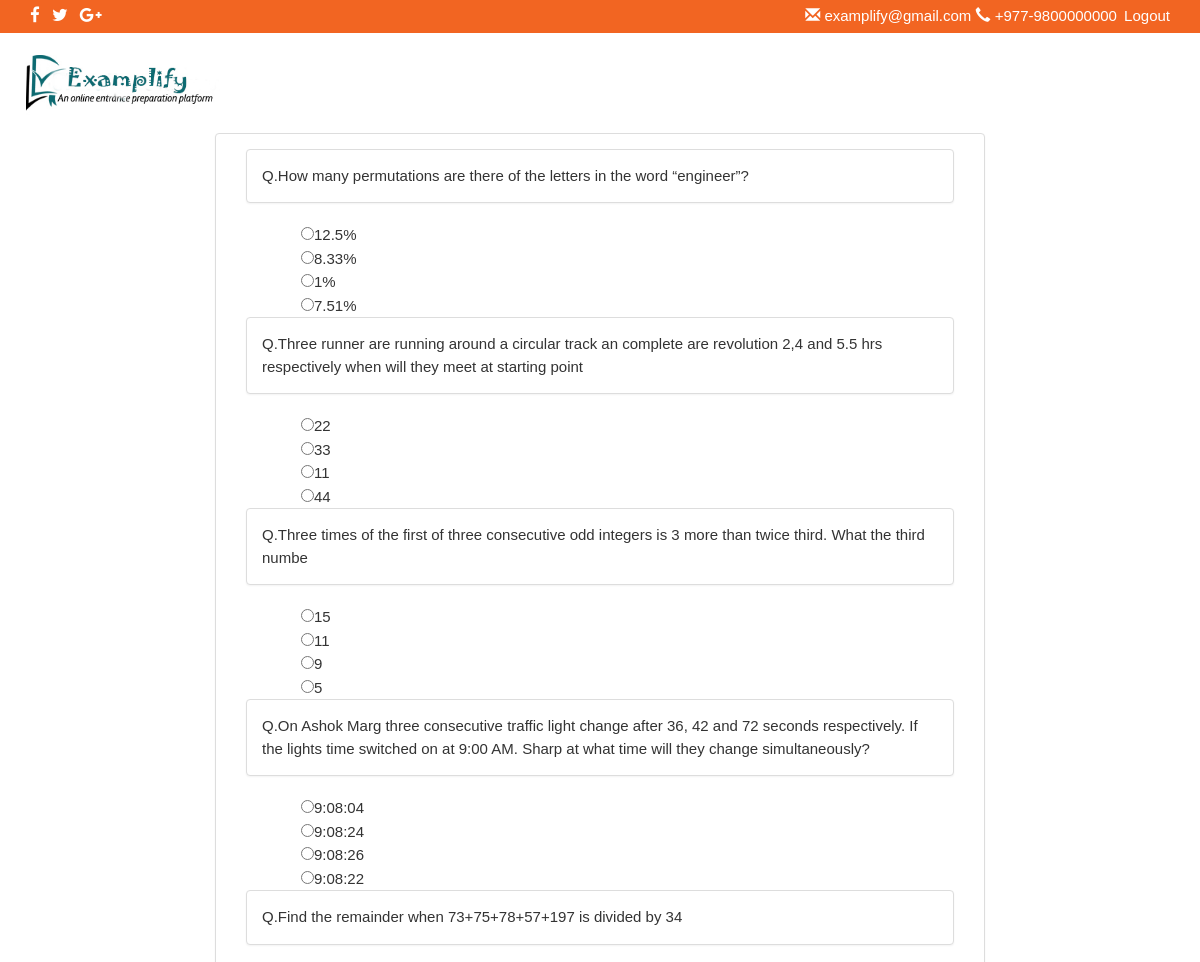
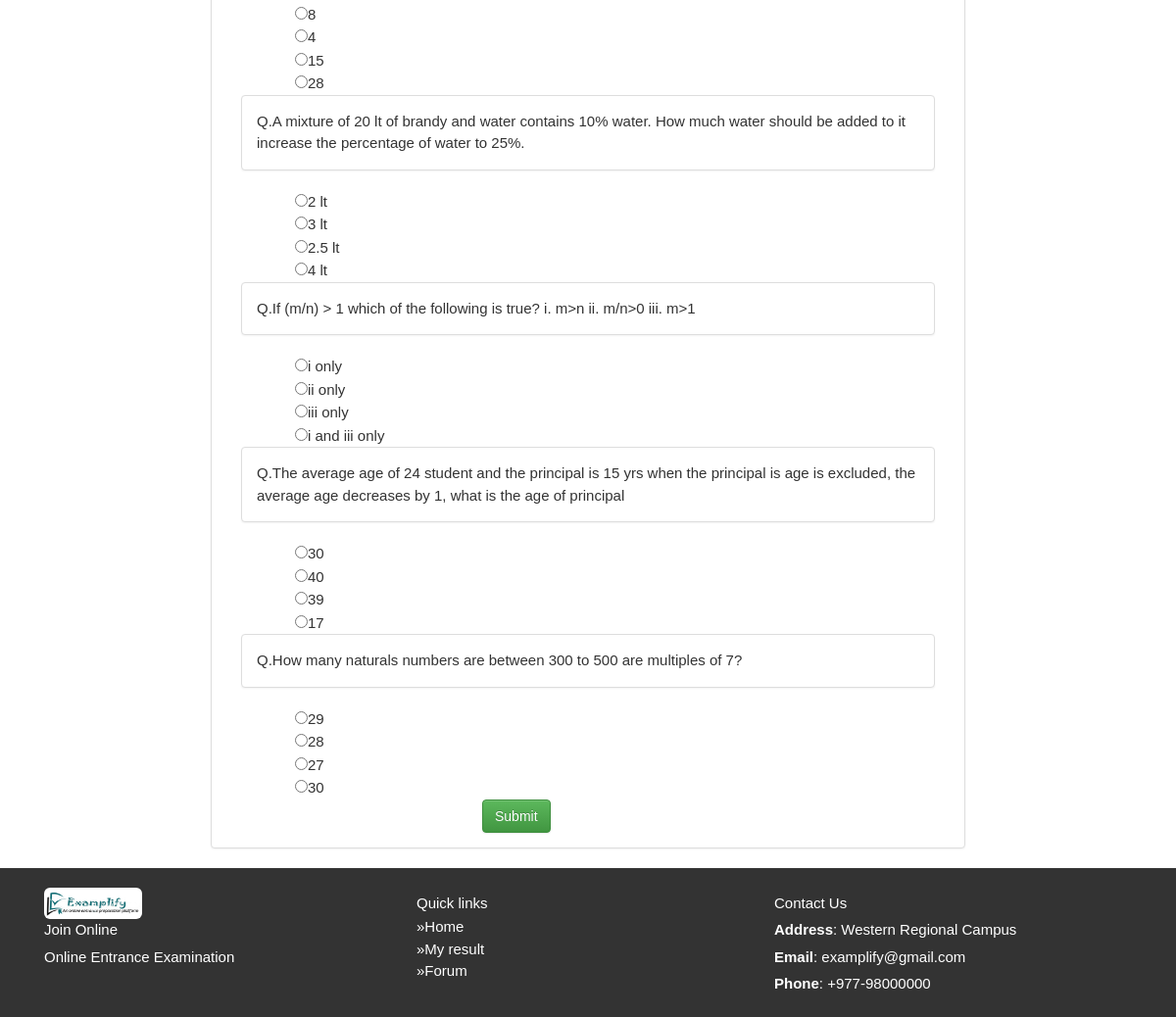
The page /mathematics/ on the database its author committed (2 pictures, top to bottom).
### mainapp/models.py (models this page shows, shortened)
class Questions(models.Model):
    question = models.TextField(max_length=200, default="")
    option1 = models.CharField(max_length=50, default="")
    option2 = models.CharField(max_length=50, default="")
    option3 = models.CharField(max_length=50, default="")
    option4 = models.CharField(max_length=50, default="")
    mark = (('option1', 'option1'), ('option2', 'option2'), ('option3', 'option3'), ('option4', 'option4'))
    answer = models.CharField(max_length=10, choices=mark, default="")
    exam = models.ForeignKey(Exam)

### mainapp/views.py (the view)
# urls.py: url(r'^mathematics/$', views.MathematicsView.as_view(), name='Mathematics'),
class MathematicsView(generic.ListView):
    template_name = 'mainapp/Mathematics.html'
    def get_queryset(self):
        return Questions.objects.filter(exam=2)

### mainapp/templates/mainapp/Mathematics.html (shortened to what this page needs)
<html>
{% load static %}
<head>
<link rel="stylesheet" href="https://maxcdn.bootstrapcdn.com/bootstrap/3.3.7/css/bootstrap.min.css"
>
<link rel="stylesheet" href="https://maxcdn.bootstrapcdn.com/bootstrap/3.3.7/css/bootstrap-theme.min.css"
>
  <link  rel="stylesheet" type="text/css" href="{% static 'mainapp/css/english.css' %}">
  <link  rel="stylesheet" href="http://cdnjs.cloudflare.com/ajax/libs/font-awesome/4.6.3/css/font-awesome.min.css">
  <link rel="stylesheet" type="text/css" href="{% static 'mainapp/w3.css' %}">
</head>
<body>
  <div class="container-fluid topbar" >
    <div class="container">
      <div class="row" >
        <div class="col-sm-6" >
          <a href='https://www.facebook.com' target="_blank" data-toogle="toottip" data-placement:"bottom" title="Facebook"class="social" ><i class="fa fa-facebook" style="font-size:17px; color:white;"> </i></a>
          <a href='https://twitter.com/login' target="_blank" data-toogle="toottip" data-placement:"bottom" title="Twitter" class="social"><i class="fa fa-twitter" style="font-size:17px; color:white;"> </i></a>
          <a href='https://plus.google.com/' target="_blank" data-toogle="toottip" data-placement:"bottom" title="Google plus"class="social"><i class="fa fa-google-plus" style="font-size:17px; color:white;"> </i></a>
        </div>
        <div class="col-sm-6 contact text-right">
          <span class="glyphicon glyphicon-envelope" ></span> examplify@gmail.com
          <span class="glyphicon glyphicon-earphone"></span> +977-9800000000
            <a href="{% url 'logout' %}" style="text-decoration:none; margin-left:3px;"> Logout</a>
        </div>
      </div>
    </div>
  </div>
<div class="timerwala">
<div class="row">
    <div class="col-md-4 col-sm-4"> <img class="logoko" src="{% static 'mainapp/images/examplifylogo.jpg' %}" width="200px">   </div>
    <div class=" cancelko col-md-4 col-sm-4"></div>
    <div id="timer" class="timerko col-md-4 col-sm-4"></div>
                                                     </div>
    </div>
<div class=" questionko container-fluid" style="margin-top:100px;">
    <div class="row">
        <div class="col-md-8 col-md-offset-2">
            <div class="panel panel-default">
            <div class="panel-body">
<form action="{%url 'result' %}" method="post">
    {% for questions in object_list %}
    <div class="col-md-12">
        <div class="panel panel-default">
            <div class="panel-body">
Q.{{ questions.question }}<br>
            </div>
            </div>
    </div>
<div class="radiobtn">
    <input type="radio" name="{{questions.id}}" value="option1" id="option1">{{ questions.option1 }}<br>
    <input type="radio" name="{{questions.id}}" value="option2" id="option2">{{ questions.option2}}<br>
    <input type="radio" name="{{questions.id}}" value="option3" id="option3">{{ questions.option3 }}<br>
    <input type="radio" name="{{questions.id}}" value="option4"  id="option4">{{ questions.option4 }}<br>
</div>
{% endfor %}
    <div class="col-md-2 col-md-offset-4">
<input  class="btn btn-success"type="submit" value="Submit" />
        </div>
</form>
                </div>
                </div>
        </div>
    </div>
    </div>
<div class=" container-fluid footer">
  <div class="container">
    <div class="col-sm-4">
      <img src="{% static 'mainapp/images/examplifylogo.jpg' %}" alt="" class="img-responsive" width="100px" height="50px" style="border-radius:6px;text-align: justify;
      text-justify: inter-word;"/>
      <p>Join Online</p>
        <p>Online Entrance Examination</p>
    </div>
    <div class="col-sm-4">
    <p>Quick links</p>
    <ul>
      <li><a href="#">&raquo;Home</a></li>
      <li><a href="#">&raquo;My result</a></li>
      <li><a href="#">&raquo;Forum</a></li>
    </ul>
  </div>
    <div class="col-sm-4"></div>
    <p>Contact Us</p>
    <p><strong> Address</strong>: Western Regional Campus</p>
    <p><strong> Email</strong>: examplify@gmail.com</p>
    <p><strong> Phone</strong>: +977-98000000</p>
  </div>
</div>
</body>
</html>

### mainapp/static/mainapp/css/english.css (style rules this page uses)
body { background-image: url("images/back.jpg"); background-repeat: no-repeat; background-size: cover; }
.topbar { background: #F26522; padding: 5px 0; }
.social { margin-right: 8px; }
.contact { color:white; }
.footer { background: #333333; padding: 20px 0; color:white; }
.footer p { color:white; margin-top: 5px; margin-bottom: 2px; }
.footer ul { list-style: none; margin:0; padding: 0; }
.footer ul li a { color: white; font-size: 15px; text-decoration: none; }
.timerwala { width: 100%; margin-top: 10px; margin-bottom: 20px; padding-left: 20px; padding-right: 10px; position: fixed; height: 50px; z-index: 1; }
.cancelko { background-color: white; height: 30px; }
.logoko { height: 75px; }
#timer { color: #12ed16; font-family: cursive; font-size: 50px; text-shadow: 2px 3px 10px darkmagenta; padding-left: 250px; }
.questionko { margin-top: 70px; }
.radiobtn { padding-left: 70px; }

### mainapp/static/mainapp/w3.css (style rules this page uses)
html { box-sizing:border-box }
*,*:before,*:after { box-sizing:inherit }
html { -ms-text-size-adjust:100%;-webkit-text-size-adjust:100% }
body { margin:0 }
a { background-color:transparent;-webkit-text-decoration-skip:objects }
img { border-style:none }
button,input,select,textarea { font:inherit;margin:0 }
button,input { overflow:visible }
button,html [type=button],[type=reset],[type=submit] { -webkit-appearance:button }
[type=checkbox],[type=radio] { padding:0 }
html,body { font-family:Verdana,sans-serif;font-size:15px;line-height:1.5 }
html { overflow-x:hidden }
img { margin-bottom:-5px }
a { color:inherit }

### rows shown on the page
Questions: question "How many permutations are there of the letters in the word “engineer”?", option1 "12.5%", option2 "8.33%", option3 "1%", option4 "7.51%"
Questions: question "Three runner are running around a circular track an complete are revolution 2,4 and 5.5 hrs respectively when will they meet at starting point", option1 "22", option2 "33", option3 "11", option4 "44"
Questions: question "Three times of the first of three consecutive odd integers is 3 more than twice third. What the third numbe", option1 "15", option2 "11", option3 "9", option4 "5"
Questions: question "On Ashok Marg three consecutive traffic light change after 36, 42 and 72 seconds respectively. If the lights time switched on at 9:00 AM. Sharp at what time will they change simultaneously?", option1 "9:08:04", option2 "9:08:24", option3 "9:08:26", option4 "9:08:22"
Questions: question "Find the remainder when 73+75+78+57+197 is divided by 34", option1 "8", option2 "4", option3 "15", option4 "28"
Questions: question "A mixture of 20 lt of brandy and water contains 10% water. How much water should be added to it increase the percentage of water to 25%.", option1 "2 lt", option2 "3 lt", option3 "2.5 lt", option4 "4 lt"
Questions: question "If (m/n) > 1 which of the following is true? i. m>n ii. m/n>0 iii. m>1", option1 "i only", option2 "ii only", option3 "iii only", option4 "i and iii only"
Questions: question "The average age of 24 student and the principal is 15 yrs when the principal is age is excluded, the average age decreases by 1, what is the age of principal", option1 "30", option2 "40", option3 "39", option4 "17"
Questions: question "How many naturals numbers are between 300 to 500 are multiples of 7?", option1 "29", option2 "28", option3 "27", option4 "30"
